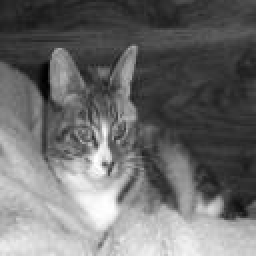
#> input picture week4/classification/dataset/cat.114.jpg, 128 x 128 px (shown 2 times larger); its folder holds only this picture in this run
$ jupyter execute --allow-errors cat_dog_classification.ipynb
#> lines starting #> are read from the running program, lines starting #| are printed output that depends on the picture
# Cat and Dog Classification
Classify images of cats and dogs using Histogram of Oriented Gradients (HOG) for feature extraction and Decision Tree for classification.

[cell 1]
import os
import numpy as np
from skimage.io import imread,imsave
from skimage.color import rgb2gray
from skimage.feature import hog
from skimage.transform import resize
from sklearn.model_selection import train_test_split
from sklearn.tree import DecisionTreeClassifier
from sklearn.ensemble import RandomForestClassifier
from sklearn.svm import SVC
from sklearn.metrics import accuracy_score
import matplotlib.pyplot as plt

[cell 2]
# Load dataset
data_dir = './dataset'
images, labels = [], []

for file in os.listdir(data_dir):
    if file.endswith('.jpg'):
        img_path = os.path.join(data_dir, file)

        if file.startswith('cat'):
            labels.append(0)  # Cat
        elif file.startswith('dog'):
            labels.append(1)  # Dog
        else:
            continue

        img = imread(img_path)
#> img is the input picture: shape (128, 128, 3); min 0, max 255, mean 108.8
        img = rgb2gray(img)  # Convert to grayscale
#> img: shape (128, 128) float64
        img_resized = resize(img, (128, 128), anti_aliasing=True)
        images.append(img_resized)

images = np.array(images)
labels = np.array(labels)
print('Images shape:', images.shape)
#| Images shape: (1, 128, 128)
print('Labels shape:', labels.shape)
print(f'Number of cats: {np.sum(labels == 0)}')
print(f'Number of dogs: {np.sum(labels == 1)}')

[cell 3]
def data_2x_with_flipping(images,labels):
    """
    Add flipped version of every picture to dataset.

    Args:
    images: Array of grayscale images (N, 128, 128).
    labels: Array of labels (0 for cat, 1 for dog).

    Returns:
    final_images: Array of grayscale images (2*N, 128, 128).
    final_labels: Array of labels (0 for cat, 1 for dog).
    """

    final_images=list(images.copy())
    final_lables=list(labels.copy())

    for image,label in zip(images,labels):
        final_images.append(np.fliplr(image))
        final_lables.append(label)

    return np.array(final_images),np.array(final_lables)

[cell 4]
def extract_hog_features(images,visualize=False,orientations=9,pixels_per_cell=(6,6),cells_per_block=(2,2),block_norm="L2-Hys"):
    """Extract HOG features from a list of grayscale images.

    Args:
        images: Array of grayscale images (N, 128, 128).
        visualize: If True, return HOG visualizations.
        orientations: Parameter of HOG
        pixels_per_cell: Parameter of HOG
        cells_per_block: Parameter of HOG
        block_norm: Parameter of HOG

    Returns:
        hog_features: Array of HOG features (N, feature_size).
        hog_images: Array of HOG visualizations (N, 128, 128) if visualize=True, else None.
    """

    #First empty lists
    hog_features=[]
    hog_images=[]

    #Images loop
    for image in images:
        #Use skimage hog with one or two based on visualize
        hogs=hog(
            image,
            orientations=orientations,
            pixels_per_cell=pixels_per_cell,
            cells_per_block=cells_per_block,
            visualize=visualize,
            block_norm=block_norm,
        )

        #Append data based on visualize
        if visualize:
            hog_features.append(hogs[0])
            hog_images.append(hogs[1])
        else:
            hog_features.append(hogs)

    #Return data as numpy array
    return np.array(hog_features),np.array(hog_images) if visualize else None

[cell 5]
def split_and_save_dataset(images,labels,test_size=0.2,train_dir="./dog-cat/train",test_dir="./dog-cat/test"):
    """Split dataset into training and test sets and save images to separate directories.

    Args:
        images: Array of grayscale images (N, 128, 128).
        labels: Array of labels (0 for cat, 1 for dog).
        test_size: Fraction of data for test set.
        train_dir: Directory to save training images.
        test_dir: Directory to save test images.

    Returns:
        X_train: HOG features for training set.
        X_test: HOG features for test set.
        y_train: Labels for test set.
        y_test: Labels for training set.
        idx_train: Indices for test set.
        idx_test: Indices for training set.
    """

    #Create Folders
    os.makedirs(train_dir,exist_ok=True)
    os.makedirs(test_dir,exist_ok=True)

    #Array of indices
    idx=np.arange(images.shape[0])

    #Split all by observing the data ratio
    images_train,images_test,y_train,y_test,idx_train,idx_test=train_test_split(
        images,labels,idx,stratify=labels,
        test_size=test_size,random_state=42
    )

    #Saving training images
    for image,lable,i in zip(images_train,y_train,range(images_train.shape[0])):
        if lable==0:filename=f"cat.{i+1}.jpg"
        else:filename=f"dog.{i+1}.jpg"
        imsave(os.path.join(train_dir,filename),(image*255).astype(np.uint8))

    #Saving test images
    for image,lable,i in zip(images_test,y_test,range(images_test.shape[0])):
        if lable==0:filename=f"cat.{i+1}.jpg"
        else:filename=f"dog.{i+1}.jpg"
        imsave(os.path.join(test_dir,filename),(image*255).astype(np.uint8))

    #Extract HOG
    X_train,_=extract_hog_features(images_train)
    X_test,_=extract_hog_features(images_test)

    #Return all
    return X_train,X_test,y_train,y_test,idx_train,idx_test

[cell 6]
# [15 lines left out: function train_decision_tree, not called in this run]

[cell 7]
# [15 lines left out: function train_random_forest, not called in this run]

[cell 8]
def train_svc(X_train,y_train,kernel="rbf",C=1.0):
    """Train a SVC classifier on HOG features.

    Args:
        X_train: HOG features for training (N_train, feature_size).
        y_train: Training labels (0 for cat, 1 for dog).

    Returns:
        clf: Trained SVC classifier.
    """

    #Create svc and training
    clf=SVC(kernel=kernel,C=C,random_state=42)
    clf.fit(X_train,y_train)
    return clf

[cell 9]
# [17 lines left out: function evaluate_model, not called in this run]

[cell 10]
# Add flipped version to dataset
images,labels=data_2x_with_flipping(images,labels)
#> in data_2x_with_flipping, `final_images=list(images.copy())`: final_images = 1 item
#> the loop in data_2x_with_flipping, `for image,label in zip(images,labels):` made 1 pass
#> label on pass 1: 0
#> after the loop in data_2x_with_flipping, `for image,label in zip(images,labels):`: final_images = 2 items; final_lables = [0, 0]
#> labels = [0, 0]

# Extract HOG features
hog_features, hog_images = extract_hog_features(images, visualize=True)
#> the loop in extract_hog_features, `for image in images:` made 2 passes
#> after the loop in extract_hog_features, `for image in images:`: hog_features = 2 items

# Split and save dataset
X_train, X_test, y_train, y_test, idx_train, idx_test = split_and_save_dataset(images, labels, test_size=0.2)
#> in split_and_save_dataset, `idx=np.arange(images.shape[0])`: idx = [0, 1]
#> in split_and_save_dataset, `images_train,images_test,y_train,y_test,idx_train,idx_test=train_test_..`: y_train = [0]; idx_train = [1]; idx_test = [0]
#> the loop in split_and_save_dataset, `for image,lable,i in zip(images_train,y_train,range(images_train.shape..` made 1 pass
#> (lable, i, filename) on pass 1: (0, 0, 'cat.1.jpg')
#> pass 1, in split_and_save_dataset, `imsave(os.path.join(train_dir,filename),(image*255).astype(np.uint8))`:
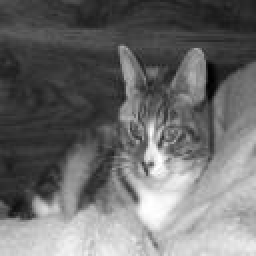
#> saved as cat.1.jpg: shape (128, 128) (shown 2 times larger); min 0, max 255, mean 108.8
#> the loop in split_and_save_dataset, `for image,lable,i in zip(images_test,y_test,range(images_test.shape[0]..` made 1 pass
#> the loop in extract_hog_features (call 2), `for image in images:` made 1 pass
#> y_train = [0]; y_test = [0]; idx_train = [1]; idx_test = [0]

# Train
# clf = train_decision_tree(X_train, y_train)
# clf = train_random_forest(X_train, y_train)
#> (the rest of this cell did not finish here and is left out)


# Evaluate model
accuracy, y_pred = evaluate_model(clf, X_test, y_test)
print(f'Test Accuracy: {accuracy:.4f}')

# Visualize results
classes = ['cat', 'dog']
cat_indices = [idx for idx in idx_test if y_test[np.where(idx_test == idx)[0][0]] == 0]
dog_indices = [idx for idx in idx_test if y_test[np.where(idx_test == idx)[0][0]] == 1]
sample_indices = cat_indices[:min(5, len(cat_indices))] + dog_indices[:min(5, len(dog_indices))]

fig, axes = plt.subplots(len(sample_indices), 2, figsize=(8, 4 * len(sample_indices)))
for i, idx in enumerate(sample_indices):
    ax = axes[i, 0] if len(sample_indices) > 1 else axes[0]
    true_label = y_test[np.where(idx_test == idx)[0][0]]
    pred_label = y_pred[np.where(idx_test == idx)[0][0]]
    ax.imshow(images[idx], cmap='gray')
    ax.set_title(f'Pred: {classes[pred_label]} | True: {classes[true_label]}')
    ax.axis('off')

    ax = axes[i, 1] if len(sample_indices) > 1 else axes[1]
    ax.imshow(hog_images[idx], cmap='gray')
    ax.set_title(f'HOG | Pred: {classes[pred_label]}')
    ax.axis('off')

plt.tight_layout()
plt.show()


$ run again, on week4/classification/dataset/cat.139.jpg
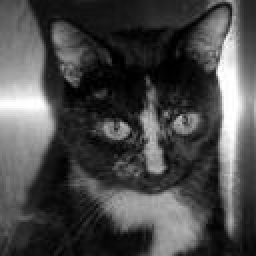
#> input picture week4/classification/dataset/cat.139.jpg, 128 x 128 px (shown 2 times larger)
#> img is the input picture: shape (128, 128, 3); min 0, max 255, mean 72.8
#> img: shape (128, 128) float64
#| Images shape: (1, 128, 128)
#> in data_2x_with_flipping, `final_images=list(images.copy())`: final_images = 1 item
#> the loop in data_2x_with_flipping, `for image,label in zip(images,labels):` made 1 pass
#> label on pass 1: 0
#> after the loop in data_2x_with_flipping, `for image,label in zip(images,labels):`: final_images = 2 items; final_lables = [0, 0]
#> the loop in extract_hog_features, `for image in images:` made 2 passes
#> after the loop in extract_hog_features, `for image in images:`: hog_features = 2 items
#> idx = [0, 1]
#> in split_and_save_dataset, `images_train,images_test,y_train,y_test,idx_train,idx_test=train_test_..`: y_train = [0]; idx_train = [1]; idx_test = [0]
#> the loop in split_and_save_dataset, `for image,lable,i in zip(images_train,y_train,range(images_train.shape..` made 1 pass
#> (lable, i, filename) on pass 1: (0, 0, 'cat.1.jpg')
#> pass 1, in split_and_save_dataset, `imsave(os.path.join(train_dir,filename),(image*255).astype(np.uint8))`:
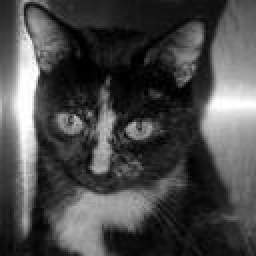
#> saved as cat.1.jpg: shape (128, 128) (shown 2 times larger); min 0, max 255, mean 72.8
#> the loop in split_and_save_dataset, `for image,lable,i in zip(images_test,y_test,range(images_test.shape[0]..` made 1 pass
#> the loop in extract_hog_features (call 2), `for image in images:` made 1 pass
#> `X_train, X_test, y_train, y_test, idx_train, idx_test = split_and_save..`: idx_train = [1]; idx_test = [0]

$ run again, on week4/classification/dataset/cat.141.jpg
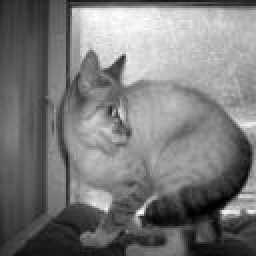
#> input picture week4/classification/dataset/cat.141.jpg, 128 x 128 px (shown 2 times larger)
#> img is the input picture: shape (128, 128, 3); min 0, max 255, mean 121.5
#> img: shape (128, 128) float64
#| Images shape: (1, 128, 128)
#> in data_2x_with_flipping, `final_images=list(images.copy())`: final_images = 1 item
#> the loop in data_2x_with_flipping, `for image,label in zip(images,labels):` made 1 pass
#> label on pass 1: 0
#> after the loop in data_2x_with_flipping, `for image,label in zip(images,labels):`: final_images = 2 items; final_lables = [0, 0]
#> the loop in extract_hog_features, `for image in images:` made 2 passes
#> after the loop in extract_hog_features, `for image in images:`: hog_features = 2 items
#> idx = [0, 1]
#> in split_and_save_dataset, `images_train,images_test,y_train,y_test,idx_train,idx_test=train_test_..`: y_train = [0]; idx_train = [1]; idx_test = [0]
#> the loop in split_and_save_dataset, `for image,lable,i in zip(images_train,y_train,range(images_train.shape..` made 1 pass
#> (lable, i, filename) on pass 1: (0, 0, 'cat.1.jpg')
#> pass 1, in split_and_save_dataset, `imsave(os.path.join(train_dir,filename),(image*255).astype(np.uint8))`:
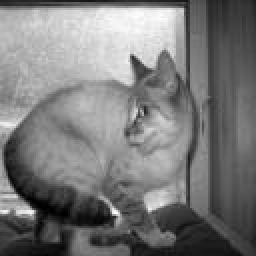
#> saved as cat.1.jpg: shape (128, 128) (shown 2 times larger); min 0, max 255, mean 121.5
#> the loop in split_and_save_dataset, `for image,lable,i in zip(images_test,y_test,range(images_test.shape[0]..` made 1 pass
#> the loop in extract_hog_features (call 2), `for image in images:` made 1 pass
#> `X_train, X_test, y_train, y_test, idx_train, idx_test = split_and_save..`: idx_train = [1]; idx_test = [0]

$ run again, on week4/classification/dataset/cat.142.jpg
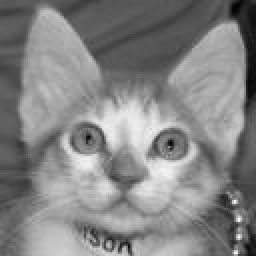
#> input picture week4/classification/dataset/cat.142.jpg, 128 x 128 px (shown 2 times larger)
#> img is the input picture: shape (128, 128, 3); min 1, max 255, mean 132.2
#> img: shape (128, 128) float64
#| Images shape: (1, 128, 128)
#> in data_2x_with_flipping, `final_images=list(images.copy())`: final_images = 1 item
#> the loop in data_2x_with_flipping, `for image,label in zip(images,labels):` made 1 pass
#> label on pass 1: 0
#> after the loop in data_2x_with_flipping, `for image,label in zip(images,labels):`: final_images = 2 items; final_lables = [0, 0]
#> the loop in extract_hog_features, `for image in images:` made 2 passes
#> after the loop in extract_hog_features, `for image in images:`: hog_features = 2 items
#> idx = [0, 1]
#> in split_and_save_dataset, `images_train,images_test,y_train,y_test,idx_train,idx_test=train_test_..`: y_train = [0]; idx_train = [1]; idx_test = [0]
#> the loop in split_and_save_dataset, `for image,lable,i in zip(images_train,y_train,range(images_train.shape..` made 1 pass
#> (lable, i, filename) on pass 1: (0, 0, 'cat.1.jpg')
#> pass 1, in split_and_save_dataset, `imsave(os.path.join(train_dir,filename),(image*255).astype(np.uint8))`:
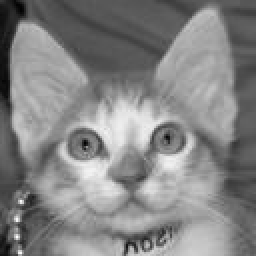
#> saved as cat.1.jpg: shape (128, 128) (shown 2 times larger); min 1, max 255, mean 132.2
#> the loop in split_and_save_dataset, `for image,lable,i in zip(images_test,y_test,range(images_test.shape[0]..` made 1 pass
#> the loop in extract_hog_features (call 2), `for image in images:` made 1 pass
#> `X_train, X_test, y_train, y_test, idx_train, idx_test = split_and_save..`: idx_train = [1]; idx_test = [0]

$ run again, on week4/classification/dataset/cat.115.jpg
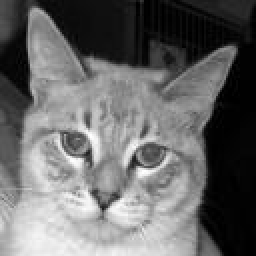
#> input picture week4/classification/dataset/cat.115.jpg, 128 x 128 px (shown 2 times larger)
#> img is the input picture: shape (128, 128, 3); min 0, max 255, mean 104.9
#> img: shape (128, 128) float64
#| Images shape: (1, 128, 128)
#> in data_2x_with_flipping, `final_images=list(images.copy())`: final_images = 1 item
#> the loop in data_2x_with_flipping, `for image,label in zip(images,labels):` made 1 pass
#> label on pass 1: 0
#> after the loop in data_2x_with_flipping, `for image,label in zip(images,labels):`: final_images = 2 items; final_lables = [0, 0]
#> the loop in extract_hog_features, `for image in images:` made 2 passes
#> after the loop in extract_hog_features, `for image in images:`: hog_features = 2 items
#> idx = [0, 1]
#> in split_and_save_dataset, `images_train,images_test,y_train,y_test,idx_train,idx_test=train_test_..`: y_train = [0]; idx_train = [1]; idx_test = [0]
#> the loop in split_and_save_dataset, `for image,lable,i in zip(images_train,y_train,range(images_train.shape..` made 1 pass
#> (lable, i, filename) on pass 1: (0, 0, 'cat.1.jpg')
#> pass 1, in split_and_save_dataset, `imsave(os.path.join(train_dir,filename),(image*255).astype(np.uint8))`:
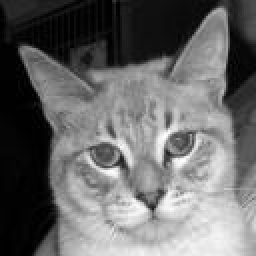
#> saved as cat.1.jpg: shape (128, 128) (shown 2 times larger); min 0, max 255, mean 104.9
#> the loop in split_and_save_dataset, `for image,lable,i in zip(images_test,y_test,range(images_test.shape[0]..` made 1 pass
#> the loop in extract_hog_features (call 2), `for image in images:` made 1 pass
#> `X_train, X_test, y_train, y_test, idx_train, idx_test = split_and_save..`: idx_train = [1]; idx_test = [0]
